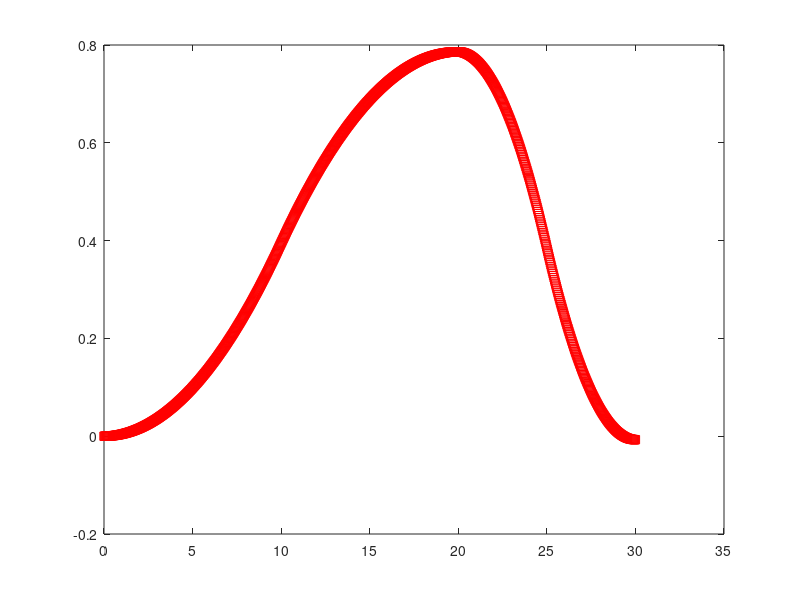
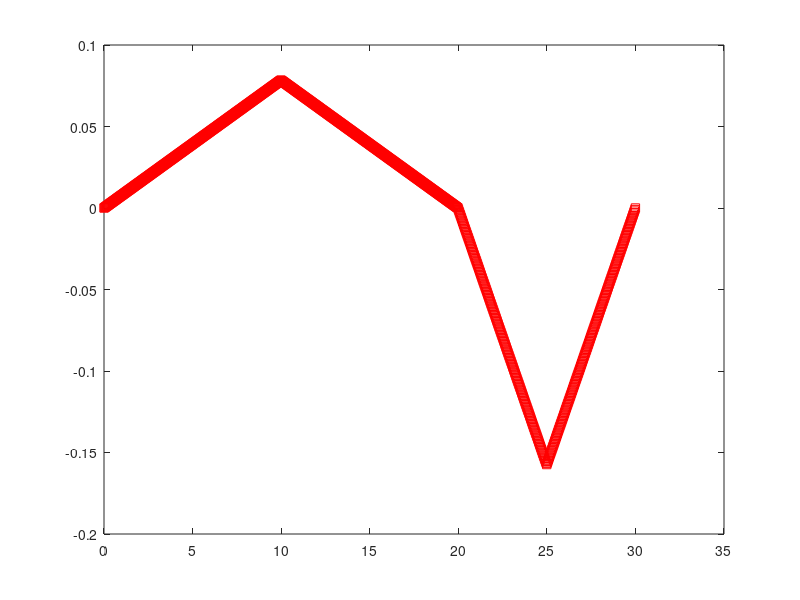
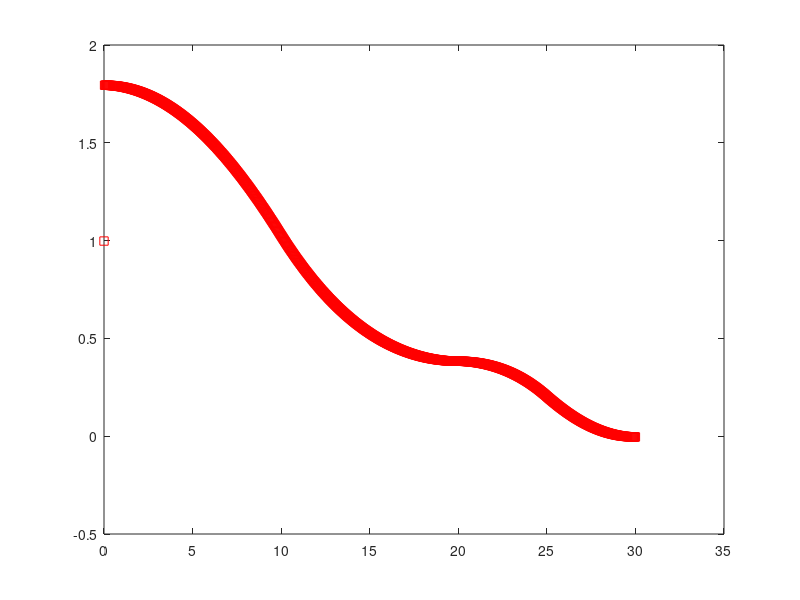
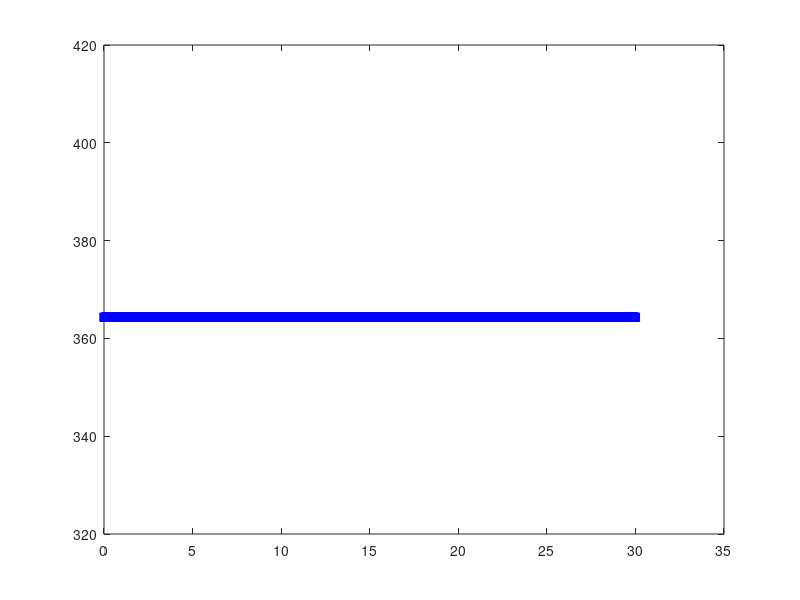

These charts were generated, in order, by the following MATLAB code:
close all; clear all;
KM_TO_MPS = 1/3.6;
V0 = 810 * KM_TO_MPS;
V1 = 650 * KM_TO_MPS;
V2 = 390 * KM_TO_MPS;
dv0 = (V1-V0)/20;
dv1 = (V2-V1)/10;
a0 = 0;
a1 = pi/40;
a2 = pi/80;
da0 = (a1-a0)/20;
da1 = (a2-a0)/160;
v(1) = V0;
dt = 30/1000;
g(1) = 9.788;
t(1) = 0;
omega(1) = 0;
angle(1) = 0;
x(1) = 0;
y(1) = 0;

for i = 1:1000
   
    t(i+1) = t(i)+dt;
    if(i*dt <= 20)
        v(i+1) = v(i) + dt*dv0;
    elseif(i*dt > 20 && i*dt <=30)
        v(i+1) = v(i) + dt*dv1;
    elseif(i*dt > 30 && i*dt <=40)
        v(i+1) = v(i) - dt*dv1;
    elseif(i*dt > 40 && i*dt <=60)
        v(i+1) = v(i) - dt*dv0;
    end
    
    if(i*dt <= 10)
        %omega(i+1) = omega(i) + dt *da0;
        %omega(i+1) = omega(i) + (pi/90)*dt;
        omega(i+1) = omega(i) + (pi/400)*dt;
    elseif(i*dt >10 && i*dt <= 20)
        omega(i+1) = omega(i) - (pi/400)*dt;
        
    elseif(i*dt > 20 && i*dt <=25)
        %omega(i+1) = omega(i) - dt *da1;
        omega(i+1) = omega(i) - (pi/100)*dt;
    elseif(i*dt > 25 && i*dt <=30)
        %omega(i+1) = omega(i) - dt *da1;
        omega(i+1) = omega(i) + (pi/100)*dt;
        
    elseif(i*dt > 30 && i*dt <=35)
        %omega(i+1) = omega(i) - dt *da1;
        omega(i+1) = omega(i) - (pi/100)*dt;
    elseif(i*dt > 35 && i*dt <=40)
        %omega(i+1) = omega(i) - dt *da1;
        omega(i+1) = omega(i) + (pi/100)*dt;
        
    elseif(i*dt >40 && i*dt <= 50)
        omega(i+1) = omega(i) + (pi/400)*dt;
    elseif(i*dt >50 && i*dt <= 60)
        omega(i+1) = omega(i) - (pi/400)*dt;
        
    end
    
    
    
    if(i*dt <= 20)
        %angle(i+1) = angle(i) + dt * omega(i+1)+0.5*da0*dt*dt;
        %angle(i+1) = angle(i) + omega(i+1)*dt +0.5*(pi/180)*dt*dt;
        angle(i+1) = angle(i) + omega(i+1)*dt + 0.5*(pi/400)*dt^2;
    elseif(i*dt > 20 && i*dt <=30)
        %angle(i+1) = angle(i) - dt * omega(i+1) - 0.5 *da1*dt*dt;
        angle(i+1) = angle(i) + omega(i+1)*dt - 0.5*(pi/100)*dt*dt;
        
    elseif(i*dt > 30 && i*dt <=40)
        %angle(i+1) = angle(i) - dt * omega(i+1) - 0.5 *da1*dt*dt;
        angle(i+1) = angle(i) + omega(i+1)*dt - 0.5*(pi/100)*dt*dt;
    elseif(i*dt > 40 && i*dt <= 60)
        %angle(i+1) = angle(i) - dt * omega(i+1) - 0.5 *da1*dt*dt;
        angle(i+1) = angle(i) + omega(i+1)*dt + 0.5*(pi/100)*dt*dt;
        
    end
    x(i+1) = x(i) + v(i+1)*cos(angle(i+1))*dt;
    y(i+1) = y(i) + v(i+1)*sin(angle(i+1))*dt;
    if(i*dt <= 20)
        %g(i+1) = (1.8 - cos(angle(i+1)))*9.81;
        %g(i+1) = g(i) + (v(i+1)^2)/(v(i+1)/omega(i+1))*dt - g(i) * cos(angle(i+1))*dt;
        %g(i+1) = (v(i+1)*omega(i+1)) - g(i) * cos(angle(i+1));
        
        g(i+1) = (1.8  - cos(pi/2 - angle(i+1)))*9.78 - 9.78*cos(pi/2 - angle(i+1));
        %g(i+1) = v(i+1) * omega(i+1)*cos(angle(i+1)) - 9.81;
        
        %g(i+1) = v(i+1)*2.25*cos(angle(i+1)) - 9.81;
        
        %g(i+1) = V1*omega(i+1) - 9.78*cos(pi/2-angle(i+1));
        
        %g(i+1) = V1 * omega(i+1) * sin(angle(i+1)) + 9.81*cos(angle(i+1));
        
        %g(i+1) = g(i) - (v(i+1)*omega(i+1))*cos(angle(i+1));
        %g(i+1) = v(i+1)*omega(i+1) - 9.81*cos(angle(i+1));
    elseif(i*dt > 20 && i*dt <=30)
        
        g(i+1) = 9.78*cos(pi/2 - angle(i+1)) - 0.5*8.93*cos(pi/2 - angle(i+1));
        
        %g(i+1) = - 9.78*cos(pi/2 - angle(i+1))-V1*omega(i+1);
        %g(i+1) = ((v(i+1))^2)/(v(i+1)/omega(i+1)) - g(i)*cos(angle(i+1));
        %g(i+1) = (v(i+1)*omega(i+1)) - g(i) * cos(angle(i+1));
        %g(i+1) = 9.81*cos(angle(i+1));
    elseif(i*dt > 30 && i*dt <=40)
        g(i+1) = 9.78*cos(pi/2- angle(i+1)) - 0.5*8.93*cos(pi/2 - angle(i+1));
    elseif(i*dt > 40 && i*dt <= 60)
        g(i+1) = (1.8  - cos(pi/2 - angle(i+1)))*9.78 - 9.78*cos(pi/2 - angle(i+1));
    
    end
end
figure(1)
plot(t, angle, 'rs');
figure(2)
plot(t, omega, 'rs');
figure(3)
plot(t, g/9.81, 'rs');
figure(4)
plot(t, v/omega, 'bs');
figure(5)
plot(x, y, 'b-')
